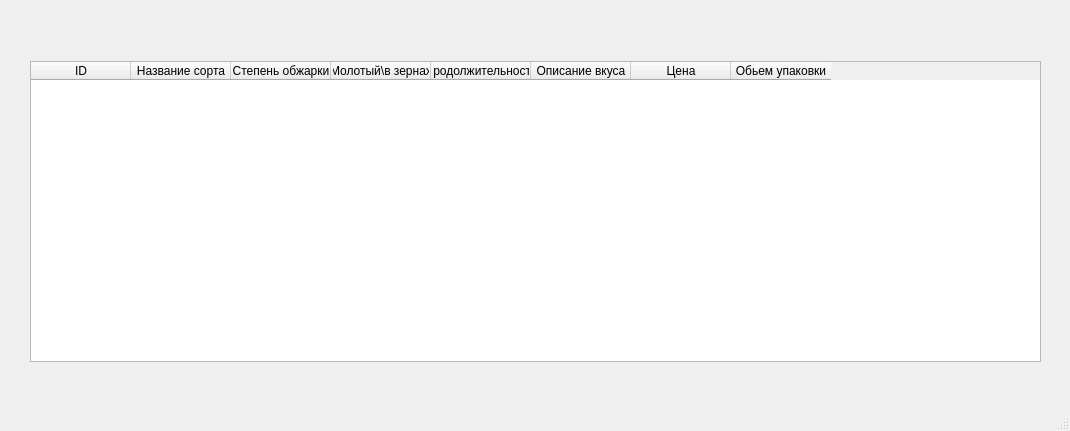
<?xml version="1.0" encoding="UTF-8"?>
<ui version="4.0">
 <class>MainWindow</class>
 <widget class="QMainWindow" name="MainWindow">
  <property name="geometry">
   <rect>
    <x>0</x>
    <y>0</y>
    <width>1070</width>
    <height>431</height>
   </rect>
  </property>
  <property name="windowTitle">
   <string>Генерация фильмов</string>
  </property>
  <widget class="QWidget" name="centralwidget">
   <widget class="QTableWidget" name="tableWidget">
    <property name="geometry">
     <rect>
      <x>30</x>
      <y>61</y>
      <width>1011</width>
      <height>301</height>
     </rect>
    </property>
    <column>
     <property name="text">
      <string>ID</string>
     </property>
    </column>
    <column>
     <property name="text">
      <string>Название сорта</string>
     </property>
    </column>
    <column>
     <property name="text">
      <string>Степень обжарки</string>
     </property>
    </column>
    <column>
     <property name="text">
      <string>Молотый\в зернах</string>
     </property>
    </column>
    <column>
     <property name="text">
      <string>Продолжительность</string>
     </property>
    </column>
    <column>
     <property name="text">
      <string>Описание вкуса</string>
     </property>
    </column>
    <column>
     <property name="text">
      <string>Цена</string>
     </property>
    </column>
    <column>
     <property name="text">
      <string>Обьем упаковки</string>
     </property>
    </column>
   </widget>
  </widget>
  <widget class="QMenuBar" name="menubar">
   <property name="geometry">
    <rect>
     <x>0</x>
     <y>0</y>
     <width>1070</width>
     <height>26</height>
    </rect>
   </property>
  </widget>
  <widget class="QStatusBar" name="statusbar"/>
 </widget>
 <resources/>
 <connections/>
</ui>
